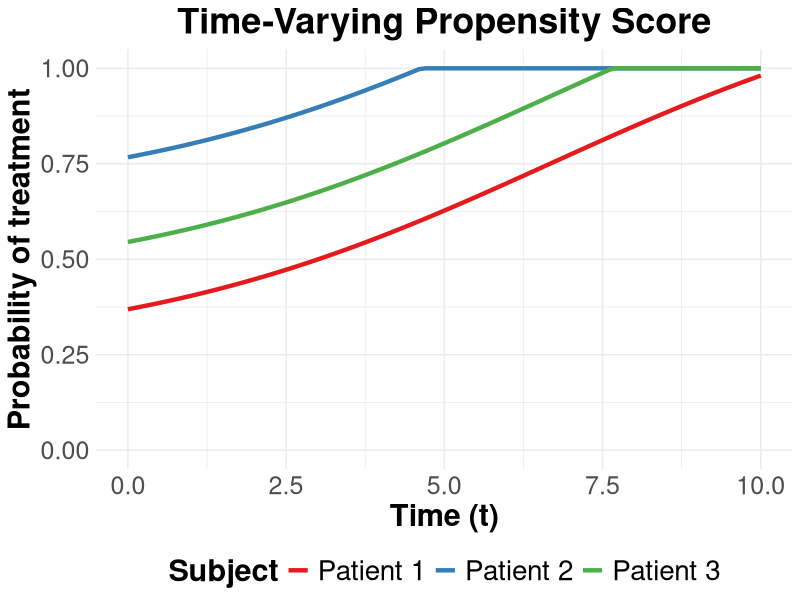
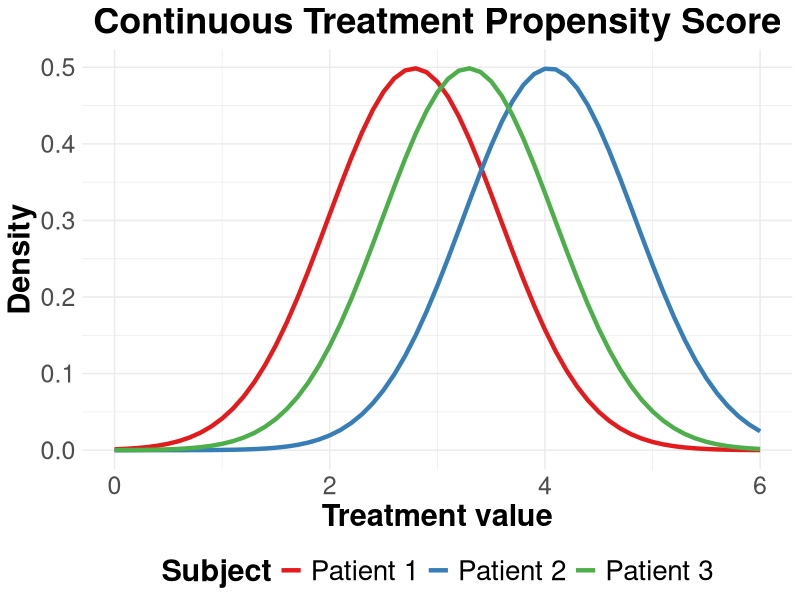

Write R code to recreate these figures, in order.
# R code to compare propensity scores in time-varying treatment vs continuous treatment
# Load necessary libraries
library(ggplot2)
library(dplyr)
library(tidyr)
library(gridExtra)

# Set seed for reproducibility
set.seed(123)

# Create a sample dataset
n <- 500
X1 <- runif(n, 0, 1)
X2 <- runif(n, 0, 1)

# Time points for time-varying propensity score
time_points <- seq(0, 10, by = 0.1)

# Generate data for time-varying propensity score
# Probability of treatment increases with time and depends on covariates
generate_time_varying_ps <- function(x1, x2, t) {
  # Baseline probability increases with time
  baseline <- plogis(-2 + 0.3*t)
  # Covariate effect
  covariate_effect <- 0.5*x1 + 0.3*x2
  # Final probability (bounded between 0 and 1)
  pmin(pmax(baseline + covariate_effect, 0), 1)
}

# Generate data for continuous treatment propensity score
# Probability density over treatment values
generate_continuous_ps <- function(x1, x2, treatment_values) {
  # Mean of distribution depends on covariates
  mu <- 2 + 1.5*x1 + x2
  # Standard deviation
  sigma <- 0.8
  # Return density values
  dnorm(treatment_values, mean = mu, sd = sigma)
}

# Select 3 example individuals with different covariate values
example_ids <- c(1, 250, 500)
example_data <- data.frame(
  id = example_ids,
  X1 = X1[example_ids],
  X2 = X2[example_ids]
)

# Calculate time-varying propensity scores for these individuals
time_varying_ps <- expand.grid(
  id = example_ids,
  time = time_points
) %>%
  left_join(example_data, by = "id") %>%
  mutate(ps = mapply(generate_time_varying_ps, X1, X2, time))

# Calculate continuous treatment propensity scores for these individuals
treatment_values <- seq(0, 6, by = 0.1)
continuous_ps <- expand.grid(
  id = example_ids,
  treatment = treatment_values
) %>%
  left_join(example_data, by = "id") %>%
  mutate(ps = mapply(generate_continuous_ps, X1, X2, treatment))

# Simplified labels for patients
patient_labels <- c("Patient 1", "Patient 2", "Patient 3")

# Plot 1: Time-varying propensity score
p1 <- ggplot(time_varying_ps, aes(x = time, y = ps, color = factor(id))) +
  geom_line(size = 1.5) +
  scale_color_brewer(palette = "Set1", labels = patient_labels) +
  labs(title = "Time-Varying Propensity Score",
       x = "Time (t)",
       y = "Probability of treatment",
       color = "Subject") +
  theme_minimal() +
  theme(
    axis.title.x = element_text(size = 22, face = "bold"),
    axis.title.y = element_text(size = 22, face = "bold"),
    axis.text.x = element_text(size = 18),
    axis.text.y = element_text(size = 18),
    legend.title = element_text(size = 22, face = "bold"),
    legend.text = element_text(size = 20),
    plot.title = element_text(size = 26, face = "bold", hjust = 0.5),
    legend.position = "bottom"
  ) +
  ylim(0, 1)

# Plot 2: Continuous treatment propensity score
p2 <- ggplot(continuous_ps, aes(x = treatment, y = ps, color = factor(id))) +
  geom_line(size = 1.5) +
  scale_color_brewer(palette = "Set1", labels = patient_labels) +
  labs(title = "Continuous Treatment Propensity Score",
       x = "Treatment value",
       y = "Density",
       color = "Subject") +
  theme_minimal() +
  theme(
    axis.title.x = element_text(size = 22, face = "bold"),
    axis.title.y = element_text(size = 22, face = "bold"),
    axis.text.x = element_text(size = 18),
    axis.text.y = element_text(size = 18),
    legend.title = element_text(size = 22, face = "bold"),
    legend.text = element_text(size = 20),
    plot.title = element_text(size = 26, face = "bold", hjust = 0.5),
    legend.position = "bottom"
  )

# Save as two separate images with optimized dimensions
ggsave("figures/time_varying_propensity.png", plot = p1, width = 12, height = 7, dpi = 300)
ggsave("figures/continuous_treatment_propensity.png", plot = p2, width = 12, height = 7, dpi = 300)